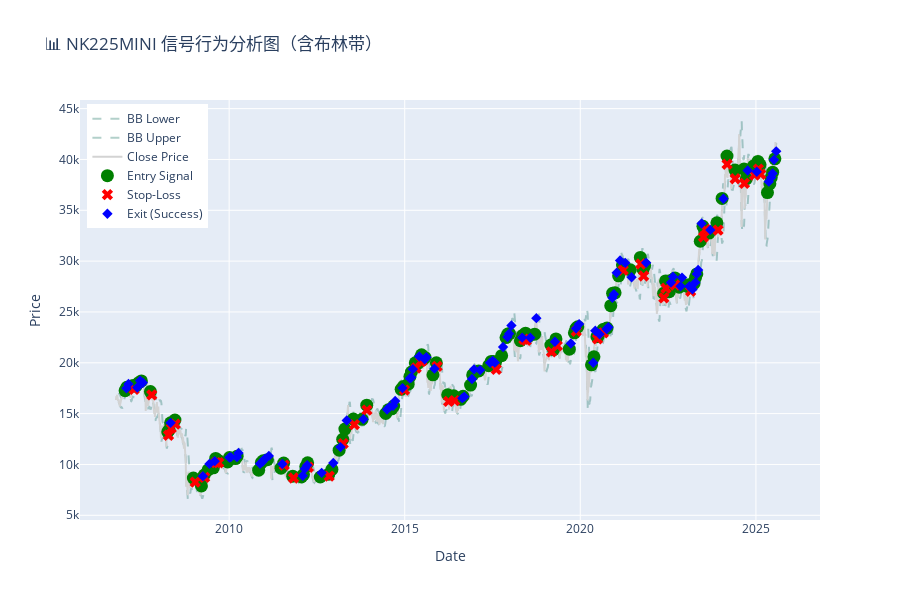

This figure's notebook cell:
### Code cell
df_plot = df.copy()
plot_signal_analysis(df_plot, res, bb_length=20, bb_std=2)
